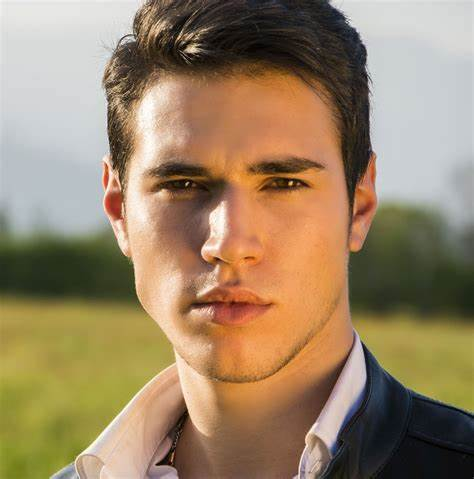
#> input picture 13.Image_and_Video_processing/face_photo.jpg, 474 x 479 px, given in place of the camera
$ python plotting.py
#> lines starting #> are read from the running program, lines starting #| are printed output that depends on the picture
### 14.Motion_detector_project/motion_detector.py
import cv2, pandas
from datetime import datetime

video = cv2.VideoCapture(0)
first_frame = None
status_list = []
time_list = []
df = pandas.DataFrame(columns = ["Start", "End"])

while True:
    check, frame = video.read()
#> frame is the input picture: shape (479, 474, 3); mean B, G, R 102.8, 132.5, 154.6
    status = 0
    gray = cv2.cvtColor(frame, cv2.COLOR_BGR2GRAY)
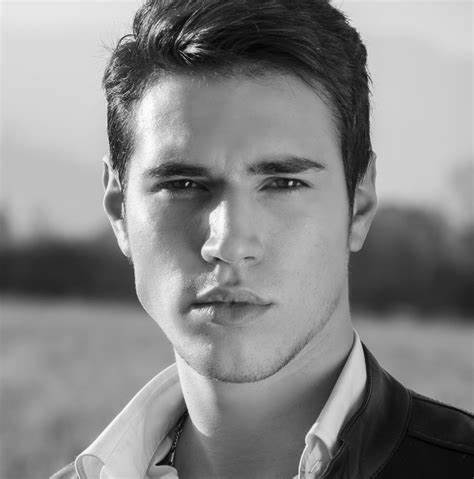
#> gray: shape (479, 474); min 0, max 255, mean 135.7
    blurred_gray = cv2.GaussianBlur(gray, (21, 21), 0)
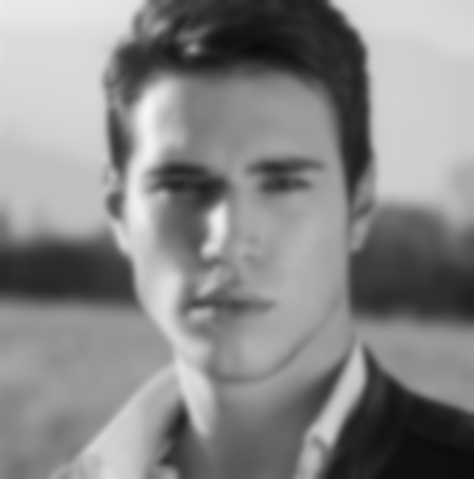
#> blurred_gray: shape (479, 474); min 11, max 245, mean 135.7

    if first_frame is None:
        first_frame = gray
        continue

    delta_frame = cv2.absdiff(first_frame, blurred_gray)
    thresh_frame = cv2.threshold(delta_frame, 30, 255, cv2.THRESH_BINARY)[1]
    thresh_frame = cv2.dilate(thresh_frame, None, iterations = 2)

    (cnts, _) = cv2.findContours(thresh_frame.copy(),
                                 cv2.RETR_EXTERNAL,
                                 cv2.CHAIN_APPROX_SIMPLE)

    for countour in cnts:
        if cv2.contourArea(countour) < 10000:
            continue
        status = 1
        (x, y, w, h) = cv2.boundingRect(countour)
        cv2.rectangle(frame, (x, y), (x + w, y + h), (0, 255, 0), 3)
    status_list.append(status)
    status_list = status_list[-2:]

    if len(status_list) >= 2 and status_list[-1] == 1 and status_list[-2] == 0:
        time_list.append(datetime.now())

    if len(status_list) >= 2 and status_list[-1] == 0 and status_list[-2] == 1:
        time_list.append(datetime.now())

    cv2.imshow("Capturing ", frame)
    cv2.imshow("Gray Frame ", gray)
    cv2.imshow(" Blurred Gray Frame ", blurred_gray)
    cv2.imshow("Delta Frame ", delta_frame)
    cv2.imshow("Threhold Delta Frame ", thresh_frame)

    key = cv2.waitKey(10)

    if key == ord('q'):
        if status == 1: # in case script stops in between the object is present
            time_list.append(datetime.now())
        break

# print(time_list)
for i in range(0, len(time_list), 2):
#> (the run stopped early here; a loop or call above may not have finished)

$ run again, on 13.Image_and_Video_processing/people2_photo.jpg
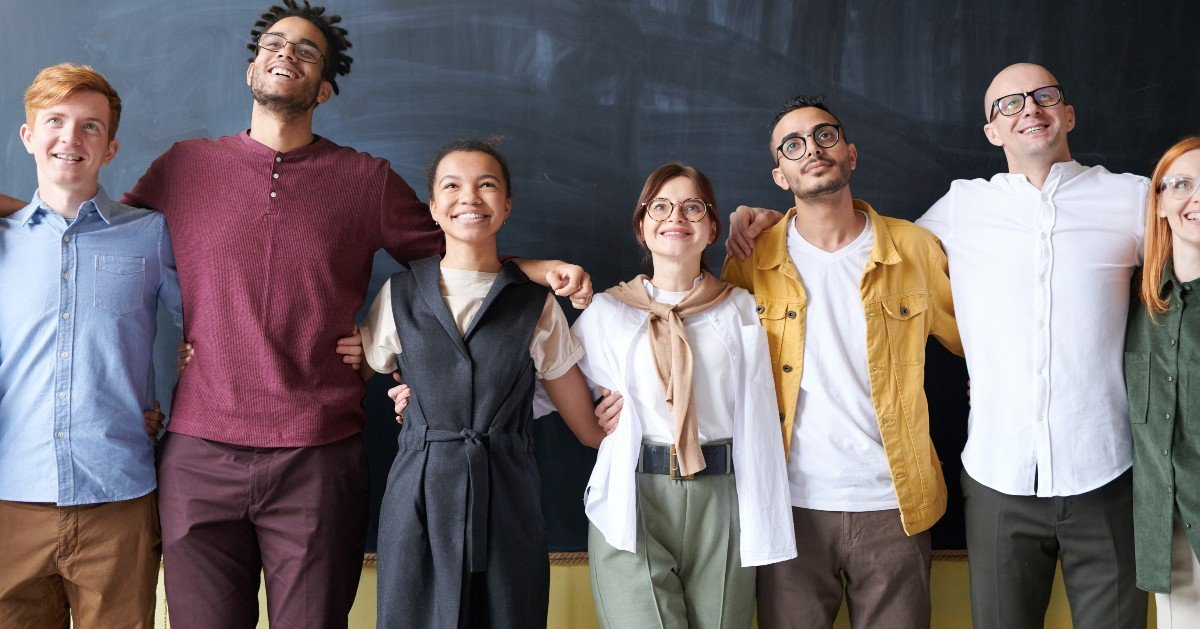
#> input picture 13.Image_and_Video_processing/people2_photo.jpg, 1200 x 629 px, given in place of the camera
#> frame is the input picture: shape (629, 1200, 3); mean B, G, R 107.3, 104.2, 113.2
#> `gray = cv2.cvtColor(frame, cv2.COLOR_BGR2GRAY)`:
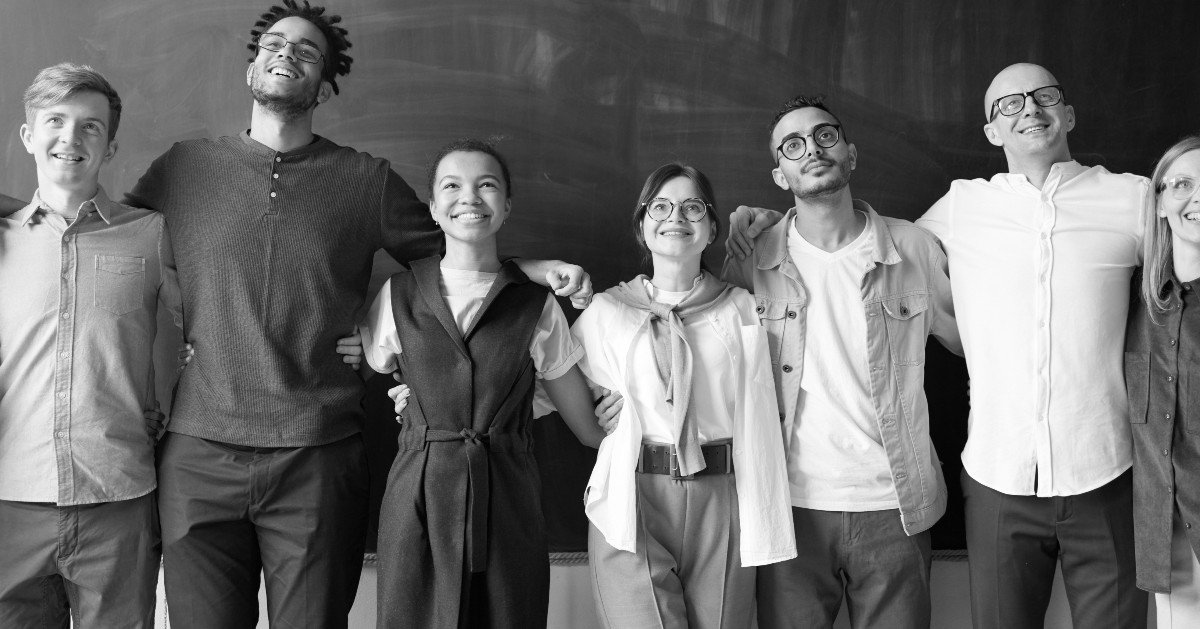
#> gray: shape (629, 1200); min 0, max 255, mean 107.3
#> `blurred_gray = cv2.GaussianBlur(gray, (21, 21), 0)`:
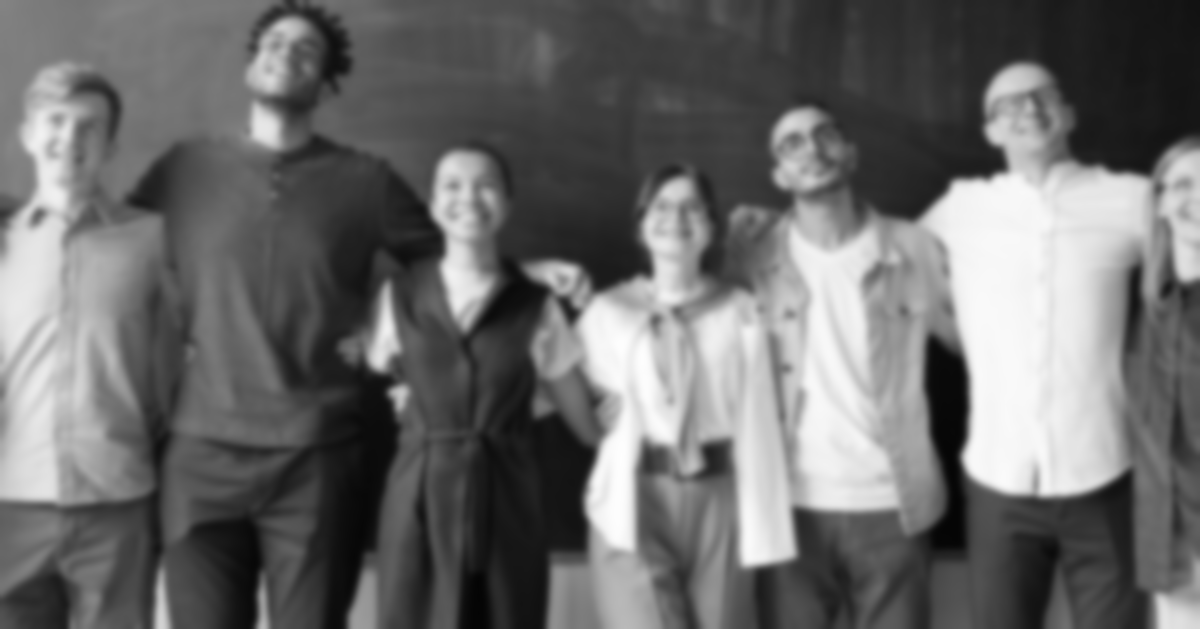
#> blurred_gray: shape (629, 1200); min 4, max 254, mean 107.3
